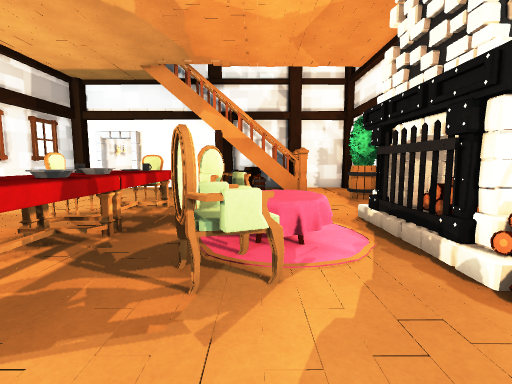
view 1 (above)

17 first-person views from a walk through a 3-D level made in the Unity game engine. The camera is 1.4 m above the floor, tilts 6° down and sees 85° across. The floor is counted in squares, 1 m on a side. Each view is taken from the middle of a square. On the plan, view 1 faces up. The plan holds only what a view shows up to about 14 squares ahead; the rest is blank. The place goes on beyond the plan. The player character is not drawn. Door leaves are left out, so doorways stand open. Some surface patterns are stand-ins.

view 2
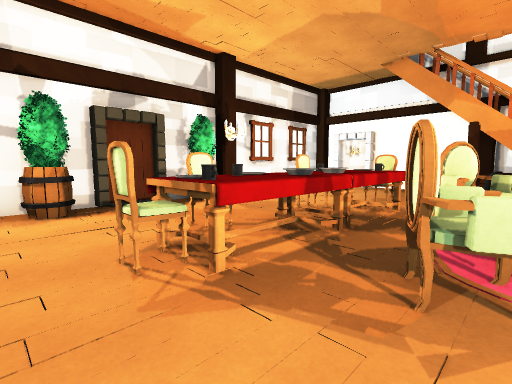

view 3
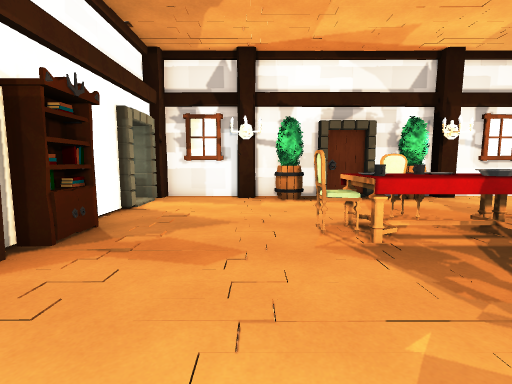

view 4
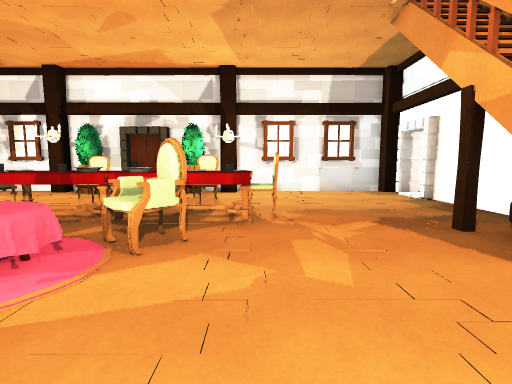

view 5
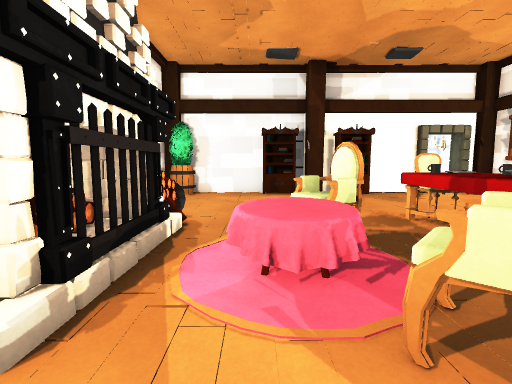

view 6
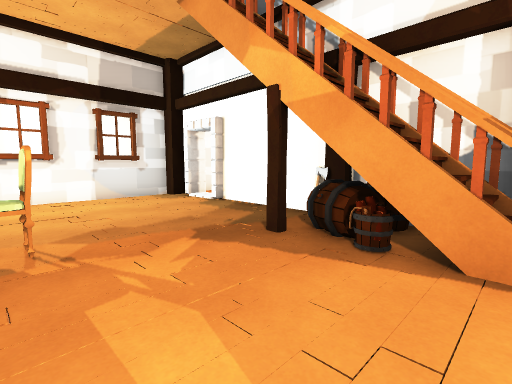

view 7
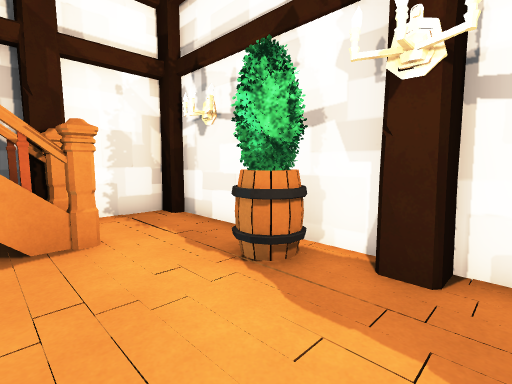

view 8
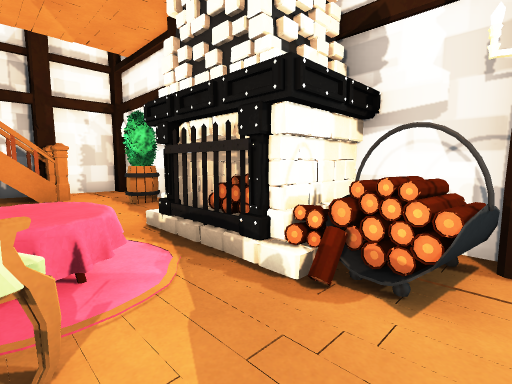

view 9
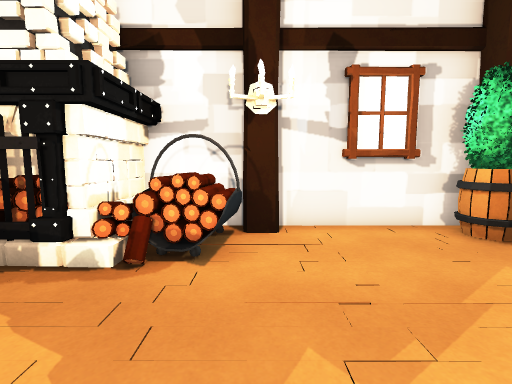

view 10
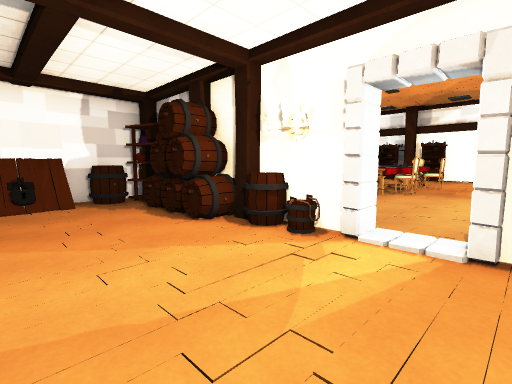

view 11
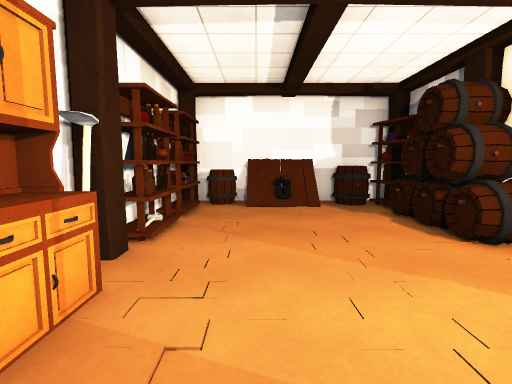

view 12
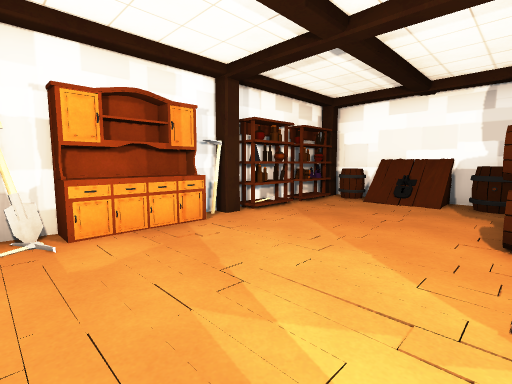

view 13
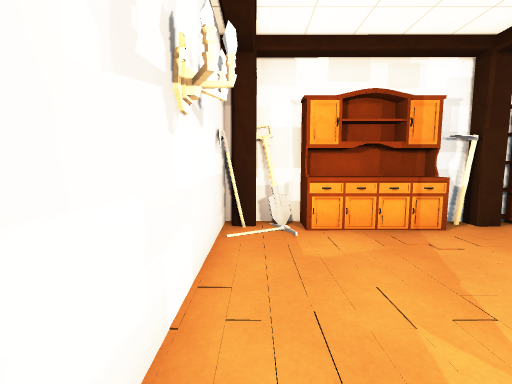

view 14
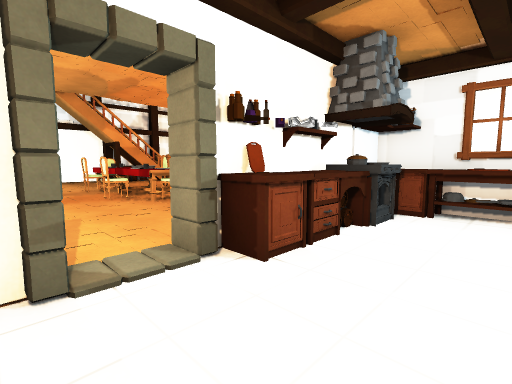

view 15
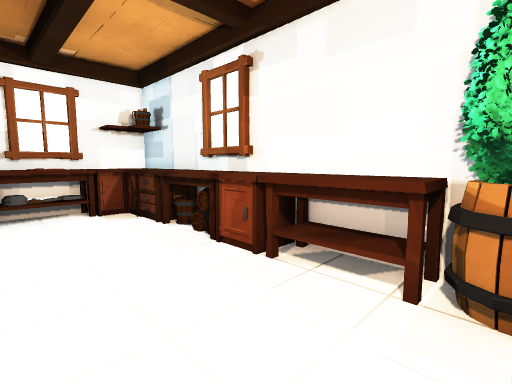

view 16
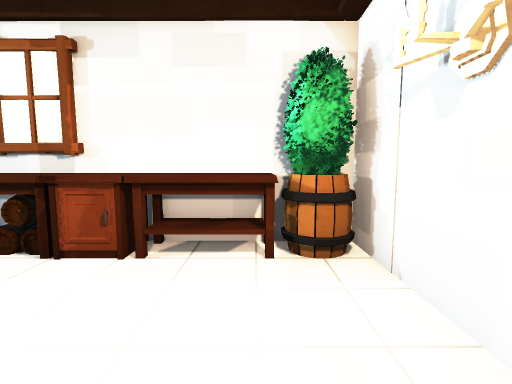

view 17
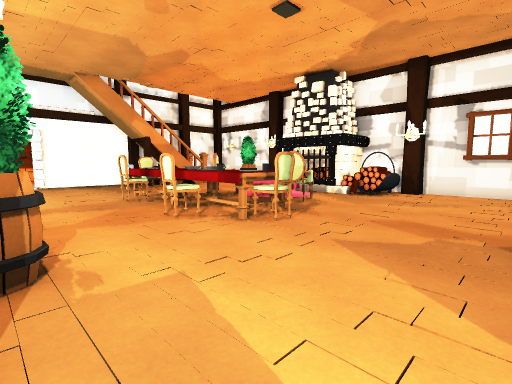

### Floor plan
Key: @ floor where view 1 was taken; # wall or solid block; . main floor; : floor 0.25 m higher than the main floor; / step, stairs or slope; D open door; = window, fence, low wall or low ledge; ^ raised ledge; v drop or lower ground; O other object.
Columns run from 10 left of view 1 to 5 right of it. Each row starts with its distance up from view 1.
 24 #############
 23 ##OO  ####OO#
 22 #..........OO
 21 #..........:#
 20 #..........=#
 19 #..........=#
 18 #..........^#
 17 #...OO.### O#
 16 ##DD#O##O# #####
 15 ##.......O###..#
 14 #........////..#
 13 #.......#.#v#..#
 12 #..............#
 11 #.............O#
 10 #.............O#
  9 #.....OO.......#
  8 ##...OOO.O.....#
  7 #O...OOO.OO..OO#
  6 #OO...OO.OOO.O=#
  5 ##....OO..OO.O##
  4 #....OOO.OOO.O##
  3 ##...OOO.OO..OO#
  2 #O....OO.....=##
  1 #OO...O.......=#
  0 ##........@....#
 -1 #..............#
 -2 #..............#
 -3 #.............O#
 -4 ##DD###O##O###O#
 -5  #..O OOOO#
 -6  ......OOO#
 -7 #........O#
 -8 #........O#
 -9 #OOOOOOOOO#
-10 ###########

Positions as (right, up) in squares from view 1, and headings:
1: (0, 0), facing up
2: (0, 0), facing up-left
3: (2, 0), facing left
4: (4, 9), facing left
5: (1, 9), facing down
6: (2, 9), facing up-left
7: (1, 8), facing up-right
8: (0, 1), facing up-right
9: (-1, 1), facing right
10: (-9, 21), facing down-right
11: (-8, 21), facing right
12: (-9, 17), facing up-right
13: (-9, 17), facing up
14: (-9, -8), facing up-right
15: (-9, -6), facing down-right
16: (-8, -5), facing down
17: (-9, -3), facing up-right
